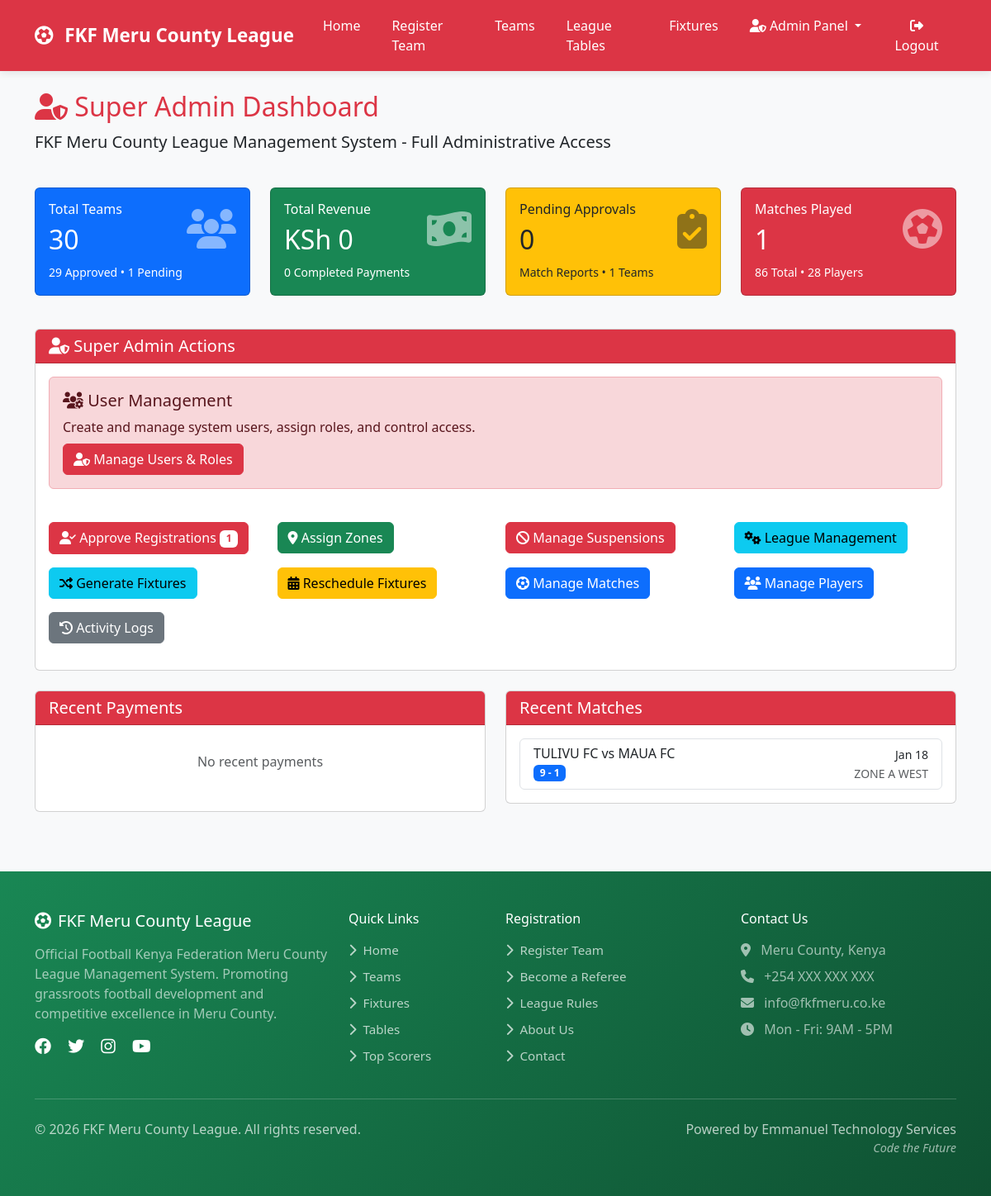
Before: /dashboard/ (signed in) with the older database file.
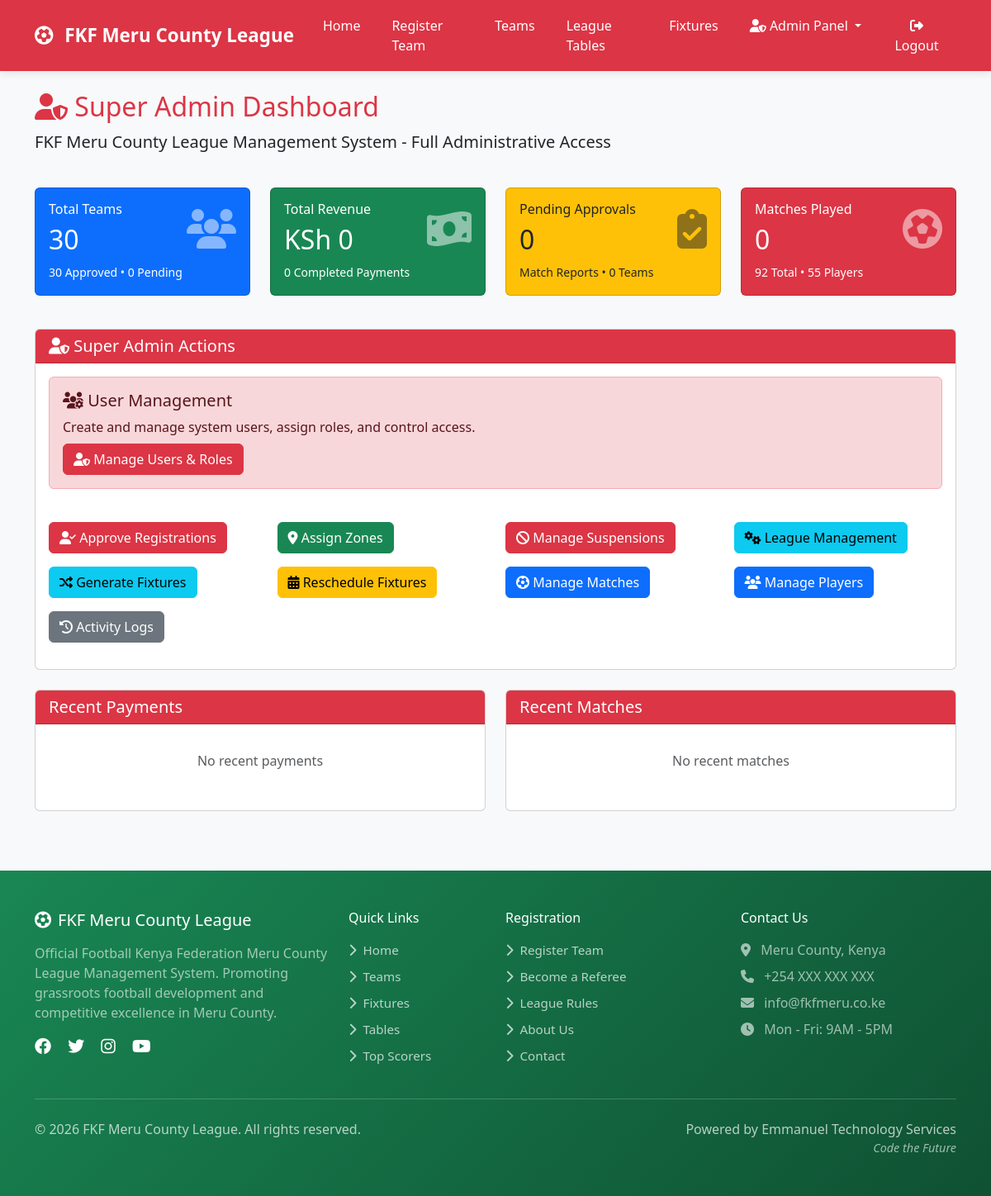
After: the same page with the newer database file.
### matches/models.py (models this page shows, shortened)
class Match(models.Model):
    STATUS_CHOICES = [
        ('scheduled', 'Scheduled'),
        ('ongoing', 'Ongoing'),
        ('completed', 'Completed'),
        ('postponed', 'Postponed'),
        ('cancelled', 'Cancelled'),
    ]
    home_team = models.ForeignKey(Team, on_delete=models.CASCADE, related_name='home_matches')
    away_team = models.ForeignKey(Team, on_delete=models.CASCADE, related_name='away_matches')
    zone = models.ForeignKey('teams.Zone', on_delete=models.CASCADE)
    round_number = models.IntegerField(default=1)
    match_date = models.DateTimeField()
    kickoff_time = models.CharField(
        max_length=5,
        blank=True,
        null=True,
        help_text="Format: HH:MM (e.g., 15:00 for 3 PM)"
    )
    venue = models.CharField(max_length=200)
    status = models.CharField(max_length=20, choices=STATUS_CHOICES, default='scheduled')
    home_score = models.IntegerField(default=0)
    away_score = models.IntegerField(default=0)
    referee = models.ForeignKey('referees.Referee', on_delete=models.SET_NULL, null=True, blank=True)
    assistant_referee_1 = models.ForeignKey('referees.Referee', on_delete=models.SET_NULL, null=True, blank=True, related_name='assistant_referee_1_matches')
    assistant_referee_2 = models.ForeignKey('referees.Referee', on_delete=models.SET_NULL, null=True, blank=True, related_name='assistant_referee_2_matches')
    created_at = models.DateTimeField(auto_now_add=True)
    updated_at = models.DateTimeField(auto_now=True)
    def __init__(self, *args, **kwargs):
        super().__init__(*args, **kwargs)
        if self.match_date and timezone.is_naive(self.match_date):
            self.match_date = timezone.make_aware(self.match_date)
    def __setattr__(self, name, value):
        if name == 'match_date' and value is not None:
            if hasattr(value, 'tzinfo') and timezone.is_naive(value):
                value = timezone.make_aware(value)
        super().__setattr__(name, value)

### teams/models.py (models this page shows, shortened)
class Team(models.Model):
    STATUS_CHOICES = [
        ('pending', 'Pending'),
        ('approved', 'Approved'),
        ('rejected', 'Rejected'),
        ('suspended', 'Suspended'),
    ]
    team_name = models.CharField(max_length=200, unique=True)
    team_code = models.CharField(max_length=20, unique=True, blank=True)
    logo = models.ImageField(upload_to='team_logos/', blank=True, null=True)
    location = models.CharField(max_length=200)
    home_ground = models.CharField(max_length=200)
    map_location = models.URLField(blank=True)
    latitude = models.DecimalField(max_digits=9, decimal_places=6, blank=True, null=True)
    longitude = models.DecimalField(max_digits=9, decimal_places=6, blank=True, null=True)
    contact_person = models.CharField(max_length=100)
    phone_number = models.CharField(
        max_length=13,
        unique=True,
        validators=[validate_kenya_phone],
        help_text="Must be +254 followed by 9 digits (e.g., +254712345678)"
    )
    email = models.EmailField(blank=True, unique=True)
    zone = models.ForeignKey(Zone, on_delete=models.SET_NULL, null=True, blank=True)
    status = models.CharField(max_length=20, choices=STATUS_CHOICES, default='pending')
    manager = models.ForeignKey(
        settings.AUTH_USER_MODEL,
        on_delete=models.SET_NULL,
        null=True,
        blank=True,
        related_name='managed_teams'
    )
    payment_status = models.BooleanField(default=False)
    payment_date = models.DateField(blank=True, null=True)
    home_jersey_color = models.CharField(max_length=50, blank=True, default='#dc3545')
    home_shorts_color = models.CharField(max_length=50, blank=True, default='#ffffff')
    home_socks_color = models.CharField(max_length=50, blank=True, default='#dc3545')
    away_jersey_color = models.CharField(max_length=50, blank=True, default='#ffffff')
    away_shorts_color = models.CharField(max_length=50, blank=True, default='#dc3545')
    away_socks_color = models.CharField(max_length=50, blank=True, default='#ffffff')
    third_jersey_color = models.CharField(max_length=50, blank=True)
    third_shorts_color = models.CharField(max_length=50, blank=True)
    third_socks_color = models.CharField(max_length=50, blank=True)
    gk_home_jersey_color = models.CharField(max_length=50, blank=True, default='#28a745')
    gk_home_shorts_color = models.CharField(max_length=50, blank=True, default='#28a745')
    gk_home_socks_color = models.CharField(max_length=50, blank=True, default='#28a745')
    gk_away_jersey_color = models.CharField(max_length=50, blank=True, default='#ffc107')
    gk_away_shorts_color = models.CharField(max_length=50, blank=True, default='#ffc107')
    gk_away_socks_color = models.CharField(max_length=50, blank=True, default='#ffc107')
    gk_third_jersey_color = models.CharField(max_length=50, blank=True)
    gk_third_shorts_color = models.CharField(max_length=50, blank=True)
    gk_third_socks_color = models.CharField(max_length=50, blank=True)
    kit_colors_set = models.BooleanField(default=False)
    kit_setup_prompt_shown = models.BooleanField(default=False)
    home_kit_image = models.ImageField(upload_to='kit_images/', blank=True, null=True,
                                      help_text="Upload home kit design/image")
    away_kit_image = models.ImageField(upload_to='kit_images/', blank=True, null=True,
                                      help_text="Upload away kit design/image")
    third_kit_image = models.ImageField(upload_to='kit_images/', blank=True, null=True,
                                       help_text="Upload third kit design/image")
    gk_home_kit_image = models.ImageField(upload_to='kit_images/', blank=True, null=True,
                                         help_text="Upload GK home kit design/image")
    gk_away_kit_image = models.ImageField(upload_to='kit_images/', blank=True, null=True,
                                         help_text="Upload GK away kit design/image")
    gk_third_kit_image = models.ImageField(upload_to='kit_images/', blank=True, null=True,
                                          help_text="Upload GK third kit design/image")
    registration_date = models.DateTimeField(auto_now_add=True)
    def __str__(self):
        return self.team_name
    class Meta:
        ordering = ['team_name']

class Zone(models.Model):
    name = models.CharField(max_length=100)
    description = models.TextField(blank=True)
    created_at = models.DateTimeField(auto_now_add=True)
    fixtures_generated = models.BooleanField(default=False)
    fixture_generation_date = models.DateTimeField(null=True, blank=True)
    season_start_date = models.DateField(null=True, blank=True)
    match_day_of_week = models.IntegerField(default=6, choices=[(6, 'Saturday'), (0, 'Sunday')])
    class Meta:
        ordering = ['name']

### admin_dashboard/views.py (the view, shortened to what this page needs)
# urls.py: path('dashboard/', login_required(dashboard), name='dashboard'),
@login_required
def dashboard(request):
    from datetime import datetime, timedelta
    user = request.user
    if user.is_superuser:
        return admin_dashboard(request)  # Redirect to full admin dashboard
    elif user.groups.filter(name='Referees Manager').exists():
        pending_referees_count = Referee.objects.filter(status='pending').count()
        context = {
            'pending_referees_count': pending_referees_count,
        }
        return render(request, 'dashboard/referees_manager.html', context)
    elif user.groups.filter(name='Referee').exists():
        return redirect('referees:referee_dashboard')
    return render(request, 'dashboard/default.html')

### admin_dashboard/views.py (called while the page is built)
def admin_required(user):
    return user.is_staff or user.groups.filter(name='League Admin').exists()

### templates/admin_dashboard/dashboard.html (shortened to what the changed rows need)
{% extends 'base.html' %}
{% load static %}
{% block content %}
<div class="row mb-4">
    <div class="col-12">
        <h2 class="text-danger"><i class="fas fa-user-shield"></i> Super Admin Dashboard</h2>
    </div>
</div>
<div class="row mb-4">
    <div class="col-md-3 col-sm-6 mb-3">
        <div class="card bg-primary text-white">
            <div class="card-body">
                <div class="d-flex justify-content-between">
                    <div>
                        <h2 class="mb-0">{{ total_teams }}</h2>
                    </div>
                </div>
                <p class="mb-0 mt-2">
                    <small>{{ registered_teams }} Approved • {{ pending_teams }} Pending</small>
                </p>
            </div>
        </div>
    </div>
    <div class="col-md-3 col-sm-6 mb-3">
        <div class="card bg-success text-white">
            <div class="card-body">
                <div class="d-flex justify-content-between">
                    <div>
                        <h2 class="mb-0">KSh {{ total_revenue }}</h2>
                    </div>
                </div>
            </div>
        </div>
    </div>
    <div class="col-md-3 col-sm-6 mb-3">
        <div class="card bg-warning text-dark">
            <div class="card-body">
                <div class="d-flex justify-content-between">
                    <div>
                        <h2 class="mb-0">{{ pending_reports }}</h2>
                    </div>
                </div>
                <p class="mb-0 mt-2">
                    <small>Match Reports • {{ pending_registrations }} Teams</small>
                </p>
            </div>
        </div>
    </div>
    <div class="col-md-3 col-sm-6 mb-3">
        <div class="card bg-danger text-white">
            <div class="card-body">
                <div class="d-flex justify-content-between">
                    <div>
                        <h6 class="card-title">Matches Played</h6>
                        <h2 class="mb-0">{{ completed_matches }}</h2>
                    </div>
                </div>
                <p class="mb-0 mt-2">
                    <small>{{ total_matches }} Total • {{ total_players }} Players</small>
                </p>
            </div>
        </div>
    </div>
</div>
<div class="row mb-4">
    <div class="col-12">
        <div class="card">
            <div class="card-body">
                <div class="row">
                    <div class="col-md-3 mb-3">
                        <a href="{% url 'admin_dashboard:approve_registrations' %}" class="btn btn-primary-custom btn-block">
                            <i class="fas fa-user-check"></i> Approve Registrations
                            {% if pending_registrations > 0 %}
                            <span class="badge bg-white text-danger">{{ pending_registrations }}</span>
                            {% endif %}
                        </a>
                    </div>
                </div>
            </div>
        </div>
    </div>
</div>
<div class="row">
    <div class="col-md-6">
        <div class="card">
            <div class="card-body">
                {% if recent_matches %}
                <div class="list-group">
                    {% for match in recent_matches %}
                    <div class="list-group-item">
                        <div class="d-flex w-100 justify-content-between">
                            <h6 class="mb-1">{{ match.home_team }} vs {{ match.away_team }}</h6>
                            <small>{{ match.match_date|date:"M d" }}</small>
                        </div>
                        <div class="d-flex justify-content-between align-items-center">
                            <span class="badge bg-primary">{{ match.home_score }} - {{ match.away_score }}</span>
                            <small class="text-muted">{{ match.zone.name }}</small>
                        </div>
                    </div>
                    {% endfor %}
                </div>
                {% else %}
                <p class="text-center text-muted py-3">No recent matches</p>
                {% endif %}
            </div>
        </div>
    </div>
</div>
{% endblock %}

Changed rows visible on the page:
removed Match: home_team "TULIVU FC", away_team "MAUA FC", match_date "Jan 18", home_score "9", away_score "1", zone.name "ZONE A WEST"
Other visible differences:
{{ registered_teams }}: "29" → "30"
{{ pending_teams }}: "1" → "0"
{{ pending_registrations }}: "1" → "0"
{{ completed_matches }}: "1" → "0"
{{ total_matches }}: "86" → "92"
{{ total_players }}: "28" → "55"
{{ pending_registrations }}: "1" → (not shown)
text now shown: "No recent matches"
